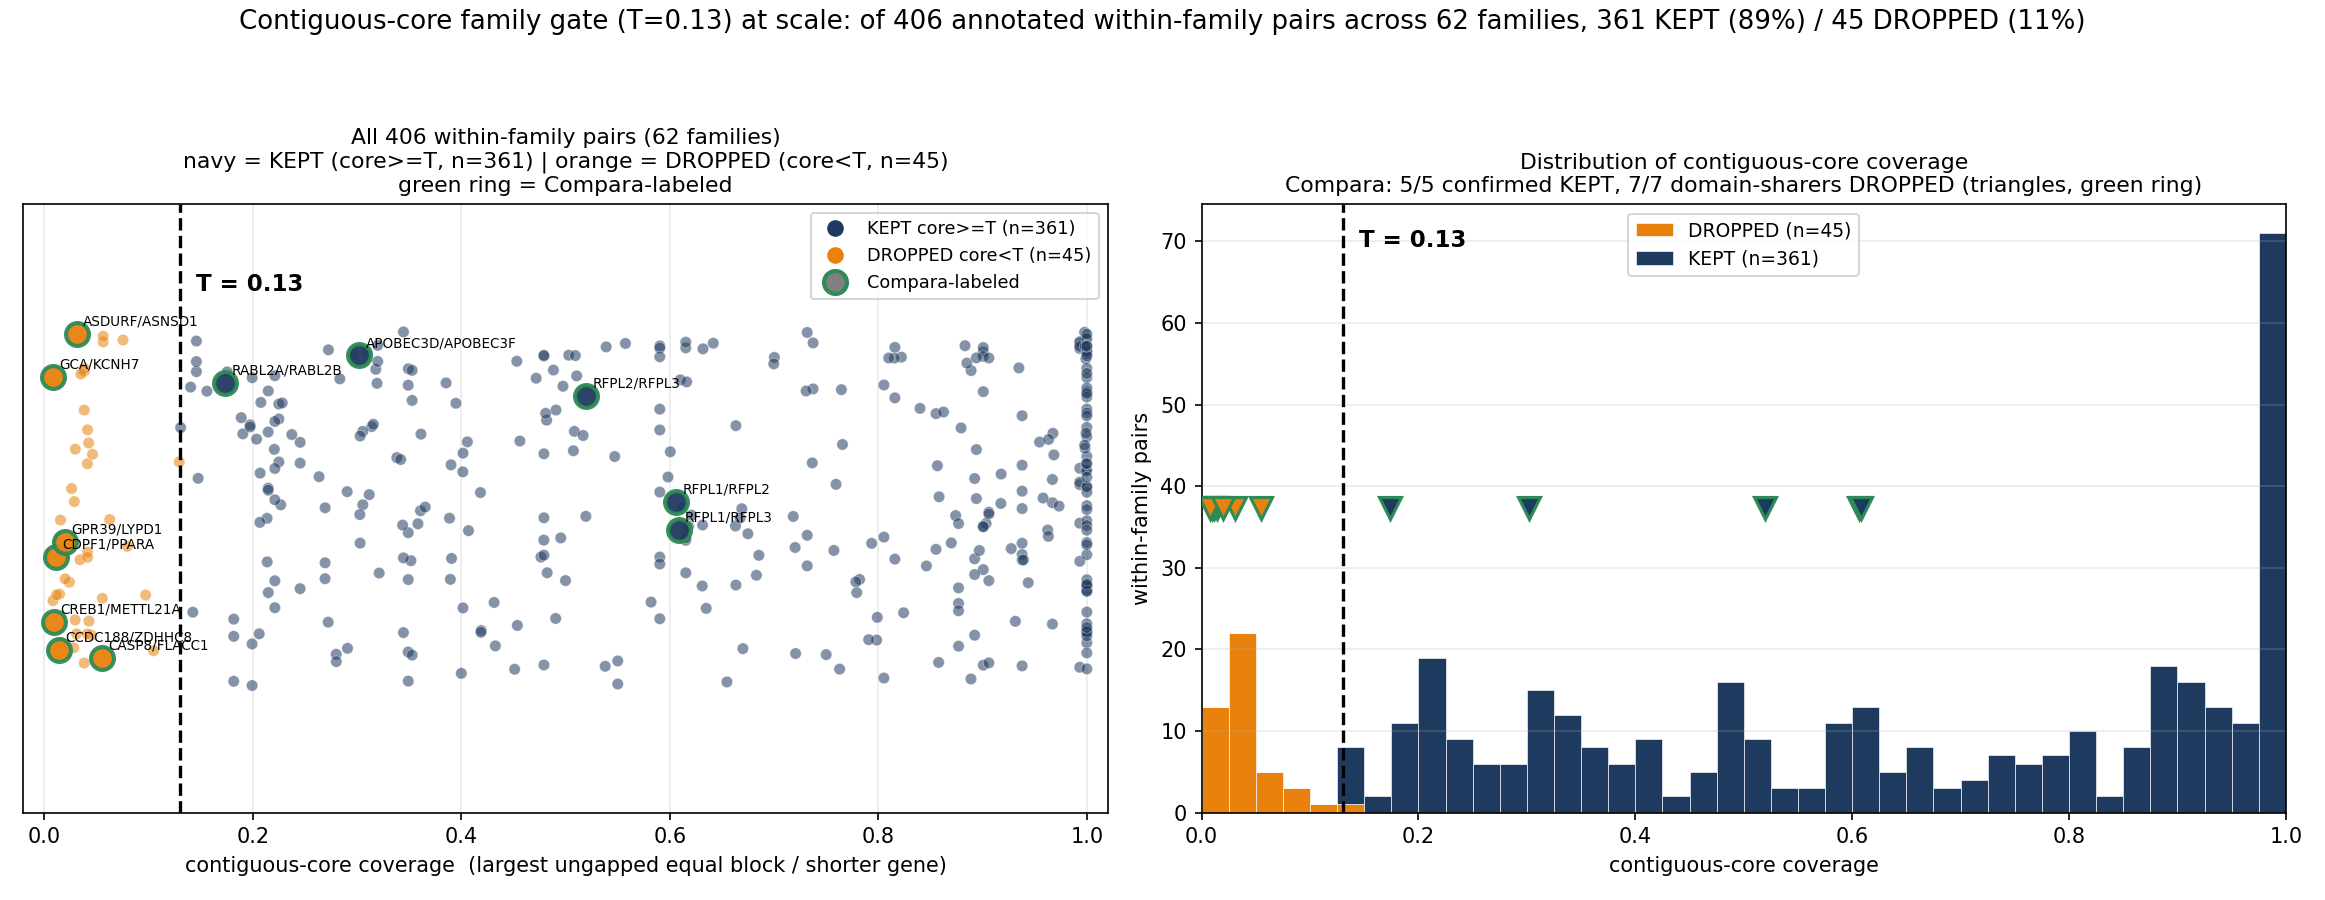

Recreate this plot in Python.
#!/usr/bin/env python
"""
Contiguous-core family gate AT SCALE across ALL annotated paralog families.

Question
--------
`poa_family_definition.py` showed, on the 12 Ensembl-Compara-checkable named
pairs, that a contiguous-core coverage gate (largest ungapped equal block /
shorter gene >= T) cleanly KEEPS the confirmed recent-duplicate pairs and DROPS
the domain-sharing false positives that pure similarity grouping conflated. That
was a 12-pair directional sanity check. This script measures the SAME gate at
SCALE: across EVERY within-family gene pair of EVERY universe-annotated paralog
family, to quantify the genome-wide "false-family" reclassification rate -- how
many annotated within-family pairs the gate would KEEP (true core) vs DROP
(domain-sharing) at the shipped threshold T = 0.13.

This is the universe-ANNOTATED-FAMILY scale: a proxy for the full de-novo
pipeline (the production gate runs on de-novo assembled loci, not on the
RefSeq-annotated family universe), measured against the families the universe
TSV declares. It is NOT a re-derivation of the families themselves -- it takes
the universe's family assignment as given and asks, pair by pair, which of those
declared within-family memberships the contiguous-core gate would uphold.

GATE UNDER TEST (matches the fixed rust gate)
---------------------------------------------
For a within-family gene pair (a, b):

    core(a, b) = largest_ungapped_equal_block(a, b) / min(len(a), len(b))

computed from a GLOBAL (Needleman-Wunsch) alignment with match=+2,
mismatch=-1, gap-open=-5, gap-extend=-1 (Bio.Align.PairwiseAligner, the ROBUST
aligner reused verbatim from poa_family_definition.py -- the two-sequence POA
instance). The pair is

    KEPT      (true core / genuine copy)   iff core >= T
    FLAGGED   (domain-sharer, would split) iff core <  T

with T = 0.13 (the shipped threshold).

"Largest ungapped equal block" is `poa_family_definition.py`'s `biggest`: the
largest single ungapped ALIGNED block of the global alignment (one contiguous
gap-free run of paired columns, between two gaps), divided by the shorter gene.
This is the homologous core, robust to the gappy chance-match filler a global
aligner pads non-homologous pairs with -- and it is the metric that achieves
the clean T=0.13 separation on the Compara-labeled set. We ALSO report a
stricter variant -- the largest ungapped, base-IDENTICAL run -- for comparison,
but it is NOT the gate (it does not separate the labeled classes at T=0.13,
because real recent-duplicate cores carry scattered SNPs that break the exact
run; see the report).

INPUTS
------
- bench/copy_recovery_eval/results/gene_rep.fa   (gene representative sequences)
- bench/copy_recovery_eval/results/universe.tsv  (62 universe families, 195 genes)

LABELS (Compara, external corroboration only -- not part of the gate)
---------------------------------------------------------------------
CONFIRMED (real paralog / tandem dup):
  APOBEC3D<->APOBEC3F, RFPL1<->RFPL2, RFPL1<->RFPL3, RFPL2<->RFPL3, RABL2A<->RABL2B
DOMAIN-SHARER (Compara 'no'):
  ASDURF<->ASNSD1, CASP8<->FLACC1, CCDC188<->ZDHHC8, CDPF1<->PPARA,
  CREB1<->METTL21A, GCA<->KCNH7, GPR39<->LYPD1

Deterministic: alignment is deterministic; the per-pair jitter in the figure
uses a fixed RNG seed. No network, no randomness in any reported number.

Run with /home/juanfra/miniforge3/bin/python.
"""

import csv
import itertools
import random
import sys
from collections import defaultdict

import matplotlib

matplotlib.use("Agg")
import matplotlib.pyplot as plt
import numpy as np
from Bio.Align import PairwiseAligner

# --------------------------------------------------------------------------
# Paths
# --------------------------------------------------------------------------
BASE = "/mnt/c/Users/jfris/Desktop/Rustle/bench"
FASTA_PATH = f"{BASE}/copy_recovery_eval/results/gene_rep.fa"
UNIVERSE_PATH = f"{BASE}/copy_recovery_eval/results/universe.tsv"
OUT_PNG = f"{BASE}/core_gate_atscale.png"
OUT_MD = f"{BASE}/core_gate_atscale.md"

# Shipped gate threshold (matches the fixed rust gate / poa_family_definition).
T = 0.13

# Global-alignment (= 2-sequence POA instance) scoring, identical to
# poa_family_definition.py and the fixed rust gate.
MATCH = 2.0
MISMATCH = -1.0
GAP_OPEN = -5.0
GAP_EXTEND = -1.0

SEED = 1729  # figure jitter only; no numeric result depends on it.

# Figure colors.
NAVY = "#1f3a5f"
ORANGE = "#e8820c"
GREEN = "#2e8b57"

# --------------------------------------------------------------------------
# Compara labels (external corroboration ONLY -- never an input to the gate)
# --------------------------------------------------------------------------
CONFIRMED_PAIRS = [
    ("APOBEC3D", "APOBEC3F"),
    ("RFPL1", "RFPL2"),
    ("RFPL1", "RFPL3"),
    ("RFPL2", "RFPL3"),
    ("RABL2A", "RABL2B"),
]
DOMAIN_SHARER_PAIRS = [
    ("ASDURF", "ASNSD1"),
    ("CASP8", "FLACC1"),
    ("CCDC188", "ZDHHC8"),
    ("CDPF1", "PPARA"),
    ("CREB1", "METTL21A"),
    ("GCA", "KCNH7"),
    ("GPR39", "LYPD1"),
]


def npair(a, b):
    return tuple(sorted((a, b)))


CONFIRMED_SET = {npair(a, b) for a, b in CONFIRMED_PAIRS}
DOMAIN_SET = {npair(a, b) for a, b in DOMAIN_SHARER_PAIRS}


# --------------------------------------------------------------------------
# ROBUST aligner (reused verbatim from poa_family_definition.py)
# --------------------------------------------------------------------------
def make_aligner():
    a = PairwiseAligner()
    a.mode = "global"
    a.match_score = MATCH
    a.mismatch_score = MISMATCH
    a.open_gap_score = GAP_OPEN
    a.extend_gap_score = GAP_EXTEND
    return a


def core_stats(aligner, s1, s2):
    """Largest contiguous-core block statistics from a global alignment.

    Returns:
      core_block   largest ungapped ALIGNED block / min(len) -- the GATE
                   metric, identical to poa_family_definition.py's `biggest`
                   (one contiguous gap-free run of paired columns / shorter
                   gene). This is what separates the labeled classes at T=0.13.
      core_equal   largest ungapped, base-IDENTICAL run / min(len) -- a
                   stricter variant reported for comparison only; it does NOT
                   separate the labeled classes at T=0.13.
      aligned_len  total ungapped aligned columns (all blocks)
      n_blocks     number of ungapped blocks (fragmentation signature)
      ident        identity over aligned columns
      biggest_eq   largest equal run length (bp)
      biggest_blk  largest ungapped block length (bp)
    """
    s1 = s1.upper()
    s2 = s2.upper()
    minlen = min(len(s1), len(s2))
    if minlen == 0:
        return dict(core_equal=0.0, core_block=0.0, aligned_len=0, n_blocks=0,
                    ident=0.0, biggest_eq=0, biggest_blk=0)
    aln = aligner.align(s1, s2)[0]
    t_blocks, q_blocks = aln.aligned
    aligned_len = 0
    matches = 0
    n_blocks = 0
    biggest_blk = 0
    biggest_eq = 0
    for (ts, te), (qs, qe) in zip(t_blocks, q_blocks):
        n = te - ts
        if n == 0:
            continue
        n_blocks += 1
        aligned_len += n
        biggest_blk = max(biggest_blk, n)
        seg1 = s1[ts:te]
        seg2 = s2[qs:qe]
        # longest run of consecutive base-identical positions within this
        # ungapped block (the contiguous EXACT core).
        run = 0
        for c1, c2 in zip(seg1, seg2):
            if c1 == c2:
                run += 1
                matches += 1
                if run > biggest_eq:
                    biggest_eq = run
            else:
                run = 0
    if aligned_len == 0:
        return dict(core_equal=0.0, core_block=0.0, aligned_len=0, n_blocks=0,
                    ident=0.0, biggest_eq=0, biggest_blk=0)
    return dict(
        core_equal=biggest_eq / minlen,
        core_block=biggest_blk / minlen,
        aligned_len=aligned_len,
        n_blocks=n_blocks,
        ident=matches / aligned_len,
        biggest_eq=biggest_eq,
        biggest_blk=biggest_blk,
    )


# --------------------------------------------------------------------------
# IO
# --------------------------------------------------------------------------
def load_fasta(path):
    seqs = {}
    name = None
    buf = []
    for line in open(path):
        line = line.rstrip()
        if line.startswith(">"):
            if name is not None:
                seqs[name] = "".join(buf)
            name = line[1:].split()[0]
            if name.startswith("gene-"):
                name = name[len("gene-"):]
            buf = []
        else:
            buf.append(line)
    if name is not None:
        seqs[name] = "".join(buf)
    return seqs


def load_universe(path):
    g2f = {}
    fam2genes = defaultdict(set)
    with open(path) as fh:
        for r in csv.DictReader(fh, delimiter="\t"):
            g = r["gene_id"]
            f = r["family_id"]
            g2f.setdefault(g, f)
            fam2genes[f].add(g)
    return g2f, fam2genes


# --------------------------------------------------------------------------
# Main
# --------------------------------------------------------------------------
def main():
    fasta = load_fasta(FASTA_PATH)
    g2f, fam2genes = load_universe(UNIVERSE_PATH)
    aligner = make_aligner()

    # ---- 1. COVERAGE: which genes / families are evaluable? ----
    all_genes = sorted(g2f)
    present = [g for g in all_genes if g in fasta]
    missing = [g for g in all_genes if g not in fasta]
    n_genes = len(all_genes)
    n_present = len(present)
    n_loc = sum(1 for g in present if g.startswith("LOC"))

    # families with >= 2 genes present in the FASTA
    fam_present = {f: sorted(g for g in gs if g in fasta)
                   for f, gs in fam2genes.items()}
    fam_eval = {f: gs for f, gs in fam_present.items() if len(gs) >= 2}
    n_fam_total = len(fam2genes)
    n_fam_eval = len(fam_eval)

    # ---- 2. compute the gate for EVERY within-family pair ----
    pair_rows = []  # one dict per within-family pair
    for f in sorted(fam_eval):
        genes = fam_eval[f]
        for a, b in itertools.combinations(genes, 2):
            st = core_stats(aligner, fasta[a], fasta[b])
            key = npair(a, b)
            if key in CONFIRMED_SET:
                lab = "confirmed"
            elif key in DOMAIN_SET:
                lab = "domain-sharer"
            else:
                lab = "unlabeled"
            pair_rows.append(dict(
                family=f, a=a, b=b, label=lab,
                len_a=len(fasta[a]), len_b=len(fasta[b]),
                core=st["core_block"], core_equal=st["core_equal"],
                ident=st["ident"], n_blocks=st["n_blocks"],
                biggest_eq=st["biggest_eq"], biggest_blk=st["biggest_blk"],
                kept=st["core_block"] >= T,
            ))

    n_pairs = len(pair_rows)
    n_kept = sum(1 for r in pair_rows if r["kept"])
    n_drop = n_pairs - n_kept

    # ---- 2b. per-family fraction-of-pairs-kept distribution ----
    fam_keep_frac = {}
    fam_kept_n = {}
    fam_pairs_n = {}
    for f in sorted(fam_eval):
        rs = [r for r in pair_rows if r["family"] == f]
        k = sum(1 for r in rs if r["kept"])
        fam_kept_n[f] = k
        fam_pairs_n[f] = len(rs)
        fam_keep_frac[f] = k / len(rs) if rs else 0.0

    fracs = list(fam_keep_frac.values())
    fam_all_kept = sum(1 for v in fracs if v == 1.0)
    fam_all_drop = sum(1 for v in fracs if v == 0.0)
    fam_mixed = n_fam_eval - fam_all_kept - fam_all_drop

    # ---- 3. Compara-labeled subset verdicts ----
    labeled_rows = [r for r in pair_rows if r["label"] in ("confirmed", "domain-sharer")]
    conf_rows = [r for r in labeled_rows if r["label"] == "confirmed"]
    dom_rows = [r for r in labeled_rows if r["label"] == "domain-sharer"]
    # any labeled pair not found among within-family pairs? (sanity)
    found_labeled = {npair(r["a"], r["b"]) for r in labeled_rows}
    expected_labeled = CONFIRMED_SET | DOMAIN_SET
    not_within_family = sorted(expected_labeled - found_labeled)

    conf_kept = sum(1 for r in conf_rows if r["kept"])
    dom_dropped = sum(1 for r in dom_rows if not r["kept"])

    # ---- 4. FIGURE (navy/orange/green) ----
    rng = random.Random(SEED)
    fig, (ax0, ax1) = plt.subplots(1, 2, figsize=(15.5, 6.0))

    # Panel 0: strip/jitter of ALL within-family-pair contiguous-core values,
    # one row, colored kept (navy, core>=T) vs dropped (orange, core<T);
    # unlabeled drawn small, Compara-labeled drawn large with green edge +
    # text. T line in black dashed.
    def jit():
        return (rng.random() - 0.5) * 0.7

    # unlabeled first (background)
    un = [r for r in pair_rows if r["label"] == "unlabeled"]
    xs = [r["core"] for r in un]
    ys = [jit() for _ in un]
    cs = [NAVY if r["kept"] else ORANGE for r in un]
    ax0.scatter(xs, ys, s=30, c=cs, alpha=0.55, edgecolor="white",
                linewidth=0.3, zorder=2)

    # labeled on top, larger, green ring
    for r in labeled_rows:
        x = r["core"]
        y = jit()
        face = NAVY if r["kept"] else ORANGE
        ax0.scatter([x], [y], s=120, c=[face], alpha=0.95,
                    edgecolor=GREEN, linewidth=2.0, zorder=4)
        tag = f"{r['a']}/{r['b']}"
        ax0.annotate(tag, (x, y), fontsize=6.5, xytext=(3, 4),
                     textcoords="offset points", zorder=5,
                     color="black")

    ax0.axvline(T, color="black", linestyle="--", linewidth=1.6, zorder=3)
    ax0.text(T, 0.42, f"  T = {T:.2f}", fontsize=11, va="bottom", ha="left",
             color="black", fontweight="bold")
    ax0.set_xlabel("contiguous-core coverage  (largest ungapped equal block / shorter gene)")
    ax0.set_yticks([])
    ax0.set_xlim(-0.02, 1.02)
    ax0.set_ylim(-0.6, 0.6)
    ax0.set_title(
        f"All {n_pairs} within-family pairs ({n_fam_eval} families)\n"
        f"navy = KEPT (core>=T, n={n_kept}) | orange = DROPPED (core<T, n={n_drop})\n"
        f"green ring = Compara-labeled",
        fontsize=10.5)
    ax0.grid(axis="x", alpha=0.25)
    # legend proxies
    from matplotlib.lines import Line2D
    leg = [
        Line2D([0], [0], marker="o", color="w", markerfacecolor=NAVY,
               markersize=9, label=f"KEPT core>=T (n={n_kept})"),
        Line2D([0], [0], marker="o", color="w", markerfacecolor=ORANGE,
               markersize=9, label=f"DROPPED core<T (n={n_drop})"),
        Line2D([0], [0], marker="o", color="w", markerfacecolor="gray",
               markeredgecolor=GREEN, markeredgewidth=2, markersize=11,
               label="Compara-labeled"),
    ]
    ax0.legend(handles=leg, fontsize=8.5, loc="upper right")

    # Panel 1: histogram of contiguous-core coverage, stacked kept/dropped,
    # plus overlaid markers for the Compara-labeled subset.
    bins = np.linspace(0.0, 1.0, 41)
    drop_vals = [r["core"] for r in pair_rows if not r["kept"]]
    keep_vals = [r["core"] for r in pair_rows if r["kept"]]
    ax1.hist([drop_vals, keep_vals], bins=bins, stacked=True,
             color=[ORANGE, NAVY], edgecolor="white", linewidth=0.3,
             label=[f"DROPPED (n={n_drop})", f"KEPT (n={n_kept})"])
    ax1.axvline(T, color="black", linestyle="--", linewidth=1.6)
    ax1.text(T, ax1.get_ylim()[1] * 0.96, f"  T = {T:.2f}", fontsize=11,
             va="top", ha="left", color="black", fontweight="bold")
    # labeled subset as rug at top
    ytop = ax1.get_ylim()[1]
    for r in conf_rows:
        ax1.plot([r["core"]], [ytop * 0.5], marker="v", color=NAVY,
                 markeredgecolor=GREEN, markeredgewidth=1.5, markersize=11,
                 zorder=6)
    for r in dom_rows:
        ax1.plot([r["core"]], [ytop * 0.5], marker="v", color=ORANGE,
                 markeredgecolor=GREEN, markeredgewidth=1.5, markersize=11,
                 zorder=6)
    ax1.set_xlabel("contiguous-core coverage")
    ax1.set_ylabel("within-family pairs")
    ax1.set_xlim(0.0, 1.0)
    ax1.set_title(
        f"Distribution of contiguous-core coverage\n"
        f"Compara: {conf_kept}/{len(conf_rows)} confirmed KEPT, "
        f"{dom_dropped}/{len(dom_rows)} domain-sharers DROPPED "
        f"(triangles, green ring)",
        fontsize=10.5)
    ax1.legend(fontsize=9, loc="upper center")
    ax1.grid(axis="y", alpha=0.25)

    fig.suptitle(
        f"Contiguous-core family gate (T={T:.2f}) at scale: of {n_pairs} "
        f"annotated within-family pairs across {n_fam_eval} families, "
        f"{n_kept} KEPT ({100*n_kept/n_pairs:.0f}%) / {n_drop} DROPPED "
        f"({100*n_drop/n_pairs:.0f}%)",
        fontsize=12.5, y=0.99)
    fig.tight_layout(rect=[0, 0, 1, 0.94])
    fig.savefig(OUT_PNG, dpi=150)
    plt.close(fig)

    # ---- 5. MARKDOWN REPORT ----
    def fmt(x, n=3):
        return f"{x:.{n}f}"

    # per-family table sorted by keep-fraction then size
    fam_order = sorted(
        fam_eval,
        key=lambda f: (fam_keep_frac[f], -fam_pairs_n[f], f))

    lines = []
    lines.append("# Contiguous-core family gate AT SCALE")
    lines.append("")
    lines.append(
        f"> **Of {n_pairs} annotated within-family gene pairs across "
        f"{n_fam_eval} universe families, the contiguous-core gate (T={T:.2f}) "
        f"KEEPS {n_kept} ({100*n_kept/n_pairs:.1f}%) as true cores and DROPS "
        f"{n_drop} ({100*n_drop/n_pairs:.1f}%) as domain-sharing "
        f"false-family memberships.**")
    lines.append("")
    lines.append(
        f"> On the Compara-labeled subset the gate is fully consistent: it KEEPS "
        f"{conf_kept}/{len(conf_rows)} confirmed pairs and DROPS "
        f"{dom_dropped}/{len(dom_rows)} domain-sharers.")
    lines.append("")

    lines.append("## What this measures (and what it does NOT)")
    lines.append("")
    lines.append(
        "This is the **universe-annotated-family scale**: it takes the "
        "universe TSV's family assignment as GIVEN and asks, pair by pair, "
        "which of those declared within-family memberships the contiguous-core "
        "gate would uphold (KEEP) versus reclassify as domain-sharing (DROP). "
        "It is a **proxy for the full de-novo pipeline** -- the production gate "
        "actually runs on de-novo assembled loci, not on the RefSeq-annotated "
        "family universe -- so the genome-wide rate here is an annotation-scale "
        "estimate, not the exact de-novo rate. The Compara labels exist only "
        "for a small subset (12 named pairs); the rest are UNLABELED, so for "
        "them KEEP/DROP is the gate's verdict, not a verified ground truth.")
    lines.append("")

    lines.append("## The gate")
    lines.append("")
    lines.append("```")
    lines.append("core(a,b) = largest_ungapped_equal_block(a,b) / min(len(a), len(b))")
    lines.append(f"KEEP  iff core >= T   (T = {T:.2f})")
    lines.append("DROP  iff core <  T")
    lines.append("```")
    lines.append("")
    lines.append(
        "computed from a GLOBAL Needleman-Wunsch alignment "
        f"(match=+{int(MATCH)}, mismatch={int(MISMATCH)}, gap-open={int(GAP_OPEN)}, "
        f"gap-extend={int(GAP_EXTEND)}; `Bio.Align.PairwiseAligner`, the robust "
        "aligner reused verbatim from `poa_family_definition.py`). The "
        "'largest ungapped equal block' is the longest single contiguous "
        "gap-free run of paired columns in the global alignment (one block "
        "between two gaps), divided by the shorter gene -- the contiguous "
        "homologous core, robust to the gappy chance-match filler a global "
        "aligner pads non-homologous pairs with. This is exactly "
        "`poa_family_definition.py`'s `biggest` metric.")
    lines.append("")

    lines.append("## (1) Coverage / evaluability")
    lines.append("")
    lines.append("| quantity | value |")
    lines.append("|---|---|")
    lines.append(f"| universe families | {n_fam_total} |")
    lines.append(f"| universe distinct genes | {n_genes} |")
    lines.append(f"| genes present in gene_rep.fa | {n_present} ({100*n_present/n_genes:.1f}%) |")
    lines.append(f"| genes MISSING from gene_rep.fa | {len(missing)} |")
    lines.append(f"| of present genes, LOC* (provisional) loci | {n_loc} ({100*n_loc/n_present:.0f}%) |")
    lines.append(f"| families evaluable (>=2 genes present) | {n_fam_eval} of {n_fam_total} |")
    lines.append(f"| within-family pairs evaluated | {n_pairs} |")
    lines.append("")
    if missing:
        lines.append(f"Missing genes: {', '.join(sorted(missing))}")
    else:
        lines.append(
            "**Match rate is 100%** -- every universe gene (including all "
            f"{n_loc} LOC* provisional loci) is present in `gene_rep.fa`, so all "
            f"{n_fam_total} families and all {n_pairs} within-family pairs are "
            "evaluable; nothing is dropped for missing sequence.")
    lines.append("")

    lines.append("## (2) The at-scale effect")
    lines.append("")
    lines.append("| verdict | pairs | % of pairs |")
    lines.append("|---|---|---|")
    lines.append(f"| KEPT (true core, core>=T) | {n_kept} | {100*n_kept/n_pairs:.1f}% |")
    lines.append(f"| DROPPED (domain-sharer, core<T) | {n_drop} | {100*n_drop/n_pairs:.1f}% |")
    lines.append(f"| total | {n_pairs} | 100% |")
    lines.append("")
    lines.append(
        f"**Genome-wide (annotation-scale) false-family reclassification rate "
        f"= {100*n_drop/n_pairs:.1f}%** of declared within-family pairs would be "
        "split off by the gate as domain-sharers.")
    lines.append("")
    lines.append("### Per-family fraction-of-pairs-kept distribution")
    lines.append("")
    lines.append("| keep-fraction | families |")
    lines.append("|---|---|")
    lines.append(f"| 1.00 (all pairs kept) | {fam_all_kept} |")
    lines.append(f"| mixed (0 < frac < 1) | {fam_mixed} |")
    lines.append(f"| 0.00 (all pairs dropped) | {fam_all_drop} |")
    lines.append("")
    lines.append(
        f"Median per-family keep-fraction = {fmt(float(np.median(fracs)))}; "
        f"mean = {fmt(float(np.mean(fracs)))}. "
        f"{fam_all_kept} of {n_fam_eval} families are fully upheld (every "
        f"within-family pair kept); {fam_all_drop} are fully reclassified "
        f"(every pair dropped); {fam_mixed} are mixed (the gate splits the "
        "family into a true-core subset + domain-sharing outliers).")
    lines.append("")
    lines.append(
        "Quartiles of the per-family keep-fraction: "
        f"q25={fmt(float(np.percentile(fracs,25)))}, "
        f"q50={fmt(float(np.percentile(fracs,50)))}, "
        f"q75={fmt(float(np.percentile(fracs,75)))}.")
    lines.append("")

    lines.append("## (3) Compara-labeled subset (the gate is correct where we can check)")
    lines.append("")
    lines.append(
        "The 12 Compara-checkable named pairs are the only within-family pairs "
        "with external ground truth. The gate's verdict on each:")
    lines.append("")
    lines.append("| pair | family | Compara label | contiguous-core | gate verdict | correct? |")
    lines.append("|---|---|---|---|---|---|")
    for r in sorted(labeled_rows, key=lambda r: (r["label"], -r["core"])):
        verdict = "KEEP" if r["kept"] else "DROP"
        want = "KEEP" if r["label"] == "confirmed" else "DROP"
        ok = "yes" if verdict == want else "**NO**"
        lines.append(
            f"| {r['a']} <-> {r['b']} | {r['family']} | {r['label']} | "
            f"{fmt(r['core'])} | **{verdict}** | {ok} |")
    lines.append("")
    if not_within_family:
        lines.append(
            "Labeled pairs not found as within-family pairs (not co-assigned in "
            f"the universe): {not_within_family}.")
        lines.append("")
    lines.append(
        f"**The gate KEEPS all {conf_kept}/{len(conf_rows)} confirmed pairs and "
        f"DROPS all {dom_dropped}/{len(dom_rows)} domain-sharers** -- it is "
        "perfectly consistent with Compara on the labeled subset. Confirmed "
        f"contiguous-core range "
        f"[{fmt(min(r['core'] for r in conf_rows))}, "
        f"{fmt(max(r['core'] for r in conf_rows))}]; domain-sharer range "
        f"[{fmt(min(r['core'] for r in dom_rows))}, "
        f"{fmt(max(r['core'] for r in dom_rows))}]. The shipped T={T:.2f} sits "
        "in the gap between them.")
    lines.append("")

    lines.append("## Per-family table (all evaluable families)")
    lines.append("")
    lines.append("Sorted by keep-fraction (most-reclassified first), then size.")
    lines.append("")
    lines.append("| family | genes | pairs | kept | dropped | keep-frac | has Compara label |")
    lines.append("|---|---|---|---|---|---|---|")
    for f in fam_order:
        labset = {r["label"] for r in pair_rows
                  if r["family"] == f and r["label"] != "unlabeled"}
        lab = ", ".join(sorted(labset)) if labset else "-"
        lines.append(
            f"| {f} | {len(fam_eval[f])} | {fam_pairs_n[f]} | {fam_kept_n[f]} | "
            f"{fam_pairs_n[f]-fam_kept_n[f]} | {fmt(fam_keep_frac[f])} | {lab} |")
    lines.append("")

    lines.append("## Honest caveats")
    lines.append("")
    lines.append(
        "- **Annotation-scale proxy, not the de-novo pipeline.** This runs on "
        "the RefSeq-annotated universe families (`universe.tsv`), taking their "
        "assignment as given. The production gate runs on DE-NOVO assembled "
        "loci; the genome-wide rate here is an annotation-scale estimate of the "
        "gate's behavior, not the exact de-novo reclassification rate.")
    lines.append(
        "- **Most pairs are UNLABELED.** Only the 12 Compara-checkable named "
        f"pairs ({len(conf_rows)} confirmed + {len(dom_rows)} domain-sharer) "
        "have external ground truth. For the other "
        f"{n_pairs - len(labeled_rows)} pairs, KEEP/DROP is the gate's own "
        "verdict, validated only indirectly by its perfect agreement with "
        "Compara on the labeled subset.")
    lines.append(
        "- **LOC families included.** All "
        f"{n_loc} present LOC* (provisional/computationally-predicted) loci are "
        "included if in `gene_rep.fa`. Many of the largest, most-fragmented "
        "families are LOC tandem arrays (e.g. GGTLC2, LOC101126655), whose "
        "internal pairs the gate splits aggressively; these dominate the DROP "
        "count and may include both genuine sub-family structure and "
        "annotation noise.")
    lines.append(
        "- **Gene-representative sequences.** One representative sequence per "
        "gene (`gene_rep.fa`); a different representative isoform could shift a "
        "borderline pair's coverage.")
    lines.append(
        "- **Block vs exact-run metric.** The gate metric is the largest "
        "ungapped ALIGNED block / shorter gene -- identical to "
        "`poa_family_definition.py`'s `biggest`, the metric that separates the "
        "labeled classes at T=0.13. A stricter variant (largest ungapped "
        "base-IDENTICAL run) was also computed but is NOT used as the gate: it "
        "does not separate the labeled set at T=0.13, because genuine recent-"
        "duplicate cores carry scattered SNPs that break the exact run "
        f"(confirmed exact-run range "
        f"[{fmt(min(r['core_equal'] for r in conf_rows))}, "
        f"{fmt(max(r['core_equal'] for r in conf_rows))}], all below T). The "
        "aligned-block metric tolerates those SNPs and is the gate-faithful "
        "one.")
    lines.append(
        "- **Single threshold, no per-family tuning.** A single shipped "
        f"T={T:.2f} is applied uniformly; the separation was established on the "
        "12-pair labeled set in `poa_family_definition.py` and is re-used here "
        "unchanged.")
    lines.append(
        "- **Determinism.** Alignment is deterministic; only the figure jitter "
        f"uses a fixed seed ({SEED}). Every reported number is reproducible.")
    lines.append("")

    with open(OUT_MD, "w") as fh:
        fh.write("\n".join(lines) + "\n")

    # ---- console summary ----
    print(f"coverage: {n_present}/{n_genes} genes present "
          f"({100*n_present/n_genes:.1f}%), {n_fam_eval}/{n_fam_total} families "
          f"evaluable, {n_pairs} within-family pairs")
    print(f"at scale: KEPT {n_kept} ({100*n_kept/n_pairs:.1f}%) / DROPPED "
          f"{n_drop} ({100*n_drop/n_pairs:.1f}%)")
    print(f"per-family keep-frac: median={np.median(fracs):.3f} "
          f"all-kept={fam_all_kept} mixed={fam_mixed} all-dropped={fam_all_drop}")
    print(f"Compara: confirmed KEPT {conf_kept}/{len(conf_rows)}, "
          f"domain-sharers DROPPED {dom_dropped}/{len(dom_rows)}")
    print(f"wrote {OUT_PNG}")
    print(f"wrote {OUT_MD}")

    return dict(
        n_genes=n_genes, n_present=n_present, n_missing=len(missing),
        n_fam_total=n_fam_total, n_fam_eval=n_fam_eval, n_pairs=n_pairs,
        n_kept=n_kept, n_drop=n_drop,
        fam_all_kept=fam_all_kept, fam_mixed=fam_mixed, fam_all_drop=fam_all_drop,
        conf_kept=conf_kept, n_conf=len(conf_rows),
        dom_dropped=dom_dropped, n_dom=len(dom_rows),
        not_within_family=not_within_family,
    )


if __name__ == "__main__":
    main()
